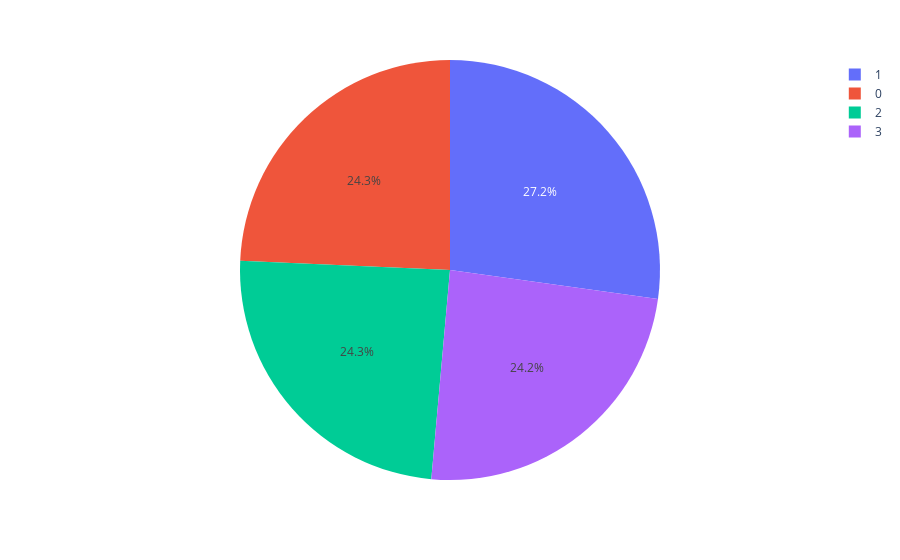

Notebook code for this chart:
### Code cell
pie = df['region'].value_counts()
regions = pie.index
population = pie.values
fig = px.pie(df , values = population , names = regions)
fig.show()

### Figure 1 — Plotly figure (JSON) as saved in the notebook; plotly's stock layout.template omitted (floating-point values rounded to 4 significant figures)
{"data": [{"domain": {"x": [0, 1], "y": [0, 1]}, "hovertemplate": "label=%{label}<br>value=%{value}<extra></extra>", "labels": [1, 0, 2, 3], "legendgroup": "", "name": "", "showlegend": true, "type": "pie", "values": [364, 325, 325, 324]}], "layout": {"legend": {"tracegroupgap": 0}, "margin": {"t": 60}}}
